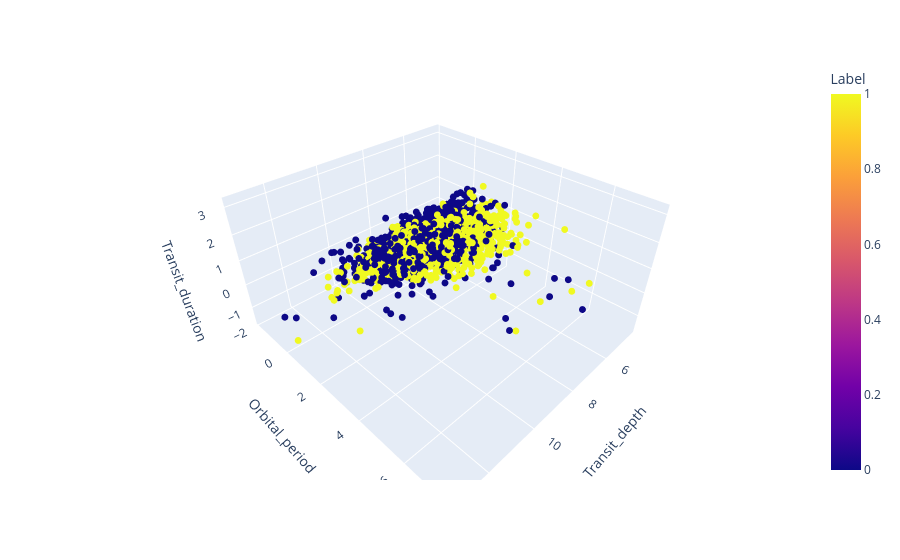

Notebook code cell kept with this figure:
### Code cell
fig = px.scatter_3d(
    df,
    x = 'Transit_depth', 
    y = 'Orbital_period', 
    z = 'Transit_duration',
    color='Label', 
)

fig.update_traces(marker = dict(size=4))

fig.show()

### Figure 1 — Plotly figure (JSON) as saved in the notebook; plotly's stock layout.template omitted (floating-point values rounded to 4 significant figures; data arrays with more than 128 entries replaced by an {"elided": "..."} marker saying what was removed)
{"data": [{"hovertemplate": "Transit_depth=%{x}<br>Orbital_period=%{y}<br>Transit_duration=%{z}<br>Label=%{marker.color}<extra></extra>", "legendgroup": "", "marker": {"color": {"elided": "2524 int values"}, "coloraxis": "coloraxis", "size": 4, "symbol": "circle"}, "mode": "markers", "name": "", "scene": "scene", "showlegend": false, "type": "scatter3d", "x": {"elided": "2524 float values"}, "y": {"elided": "2524 float values"}, "z": {"elided": "2524 float values"}}], "layout": {"coloraxis": {"colorbar": {"title": {"text": "Label"}}, "colorscale": [[0, "#0d0887"], [0.1111, "#46039f"], [0.2222, "#7201a8"], [0.3333, "#9c179e"], [0.4444, "#bd3786"], [0.5556, "#d8576b"], [0.6667, "#ed7953"], [0.7778, "#fb9f3a"], [0.8889, "#fdca26"], [1, "#f0f921"]]}, "legend": {"tracegroupgap": 0}, "margin": {"t": 60}, "scene": {"domain": {"x": [0, 1], "y": [0, 1]}, "xaxis": {"title": {"text": "Transit_depth"}}, "yaxis": {"title": {"text": "Orbital_period"}}, "zaxis": {"title": {"text": "Transit_duration"}}}}}
